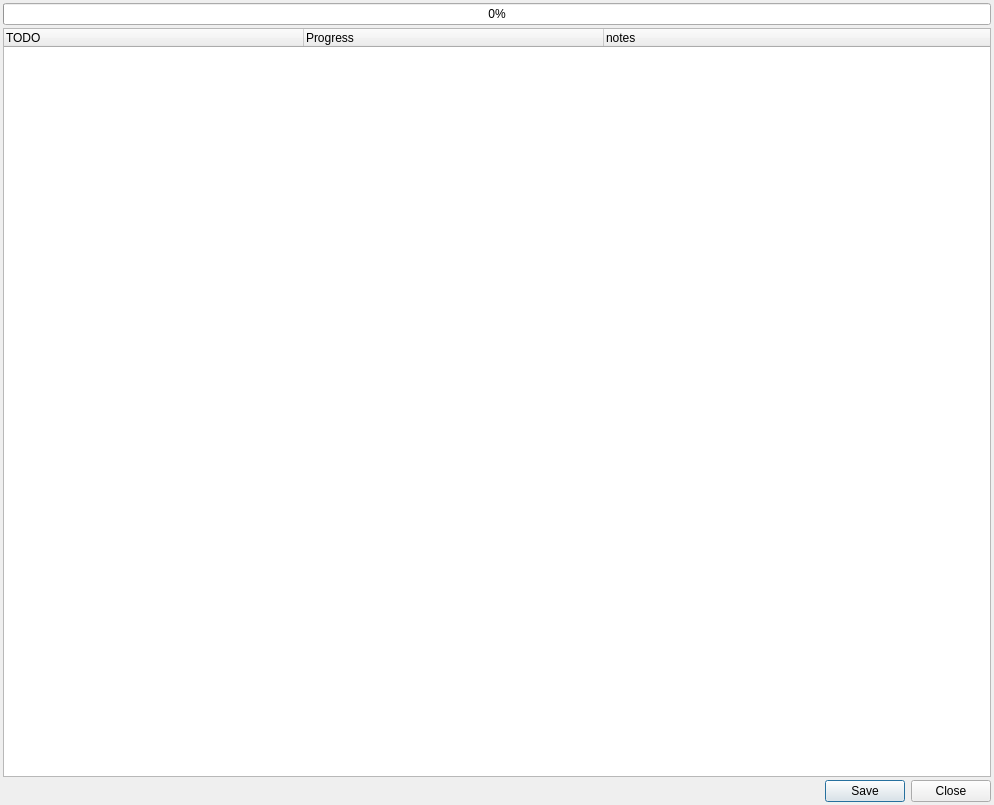
<?xml version="1.0" encoding="UTF-8"?>
<ui version="4.0">
 <class>ProgressTracker</class>
 <widget class="QWidget" name="ProgressTracker">
  <property name="geometry">
   <rect>
    <x>0</x>
    <y>0</y>
    <width>994</width>
    <height>805</height>
   </rect>
  </property>
  <property name="windowTitle">
   <string>Progress Tracker</string>
  </property>
  <property name="windowIcon">
   <iconset resource="icons.qrc">
    <normaloff>:/icons/icon.png</normaloff>:/icons/icon.png</iconset>
  </property>
  <layout class="QVBoxLayout" name="verticalLayout">
   <property name="spacing">
    <number>3</number>
   </property>
   <property name="leftMargin">
    <number>3</number>
   </property>
   <property name="topMargin">
    <number>3</number>
   </property>
   <property name="rightMargin">
    <number>3</number>
   </property>
   <property name="bottomMargin">
    <number>3</number>
   </property>
   <item>
    <widget class="QProgressBar" name="progressBar">
     <property name="value">
      <number>0</number>
     </property>
    </widget>
   </item>
   <item>
    <widget class="QTreeWidget" name="treeProgress">
     <property name="contextMenuPolicy">
      <enum>Qt::ActionsContextMenu</enum>
     </property>
     <property name="dragDropMode">
      <enum>QAbstractItemView::InternalMove</enum>
     </property>
     <attribute name="headerMinimumSectionSize">
      <number>64</number>
     </attribute>
     <attribute name="headerDefaultSectionSize">
      <number>300</number>
     </attribute>
     <column>
      <property name="text">
       <string>TODO</string>
      </property>
     </column>
     <column>
      <property name="text">
       <string>Progress</string>
      </property>
     </column>
     <column>
      <property name="text">
       <string>notes</string>
      </property>
     </column>
    </widget>
   </item>
   <item>
    <widget class="QDialogButtonBox" name="buttonBox">
     <property name="orientation">
      <enum>Qt::Horizontal</enum>
     </property>
     <property name="standardButtons">
      <set>QDialogButtonBox::Close|QDialogButtonBox::Save</set>
     </property>
    </widget>
   </item>
  </layout>
  <action name="aAddTopLevelItem">
   <property name="text">
    <string>Add Top Level Item</string>
   </property>
  </action>
  <action name="aAddChildItem">
   <property name="text">
    <string>Add Child Item</string>
   </property>
  </action>
  <action name="aDeleteItem">
   <property name="text">
    <string>Delete Item</string>
   </property>
  </action>
 </widget>
 <resources>
  <include location="icons.qrc"/>
 </resources>
 <connections>
  <connection>
   <sender>buttonBox</sender>
   <signal>rejected()</signal>
   <receiver>ProgressTracker</receiver>
   <slot>close()</slot>
   <hints>
    <hint type="sourcelabel">
     <x>496</x>
     <y>789</y>
    </hint>
    <hint type="destinationlabel">
     <x>496</x>
     <y>402</y>
    </hint>
   </hints>
  </connection>
 </connections>
</ui>
